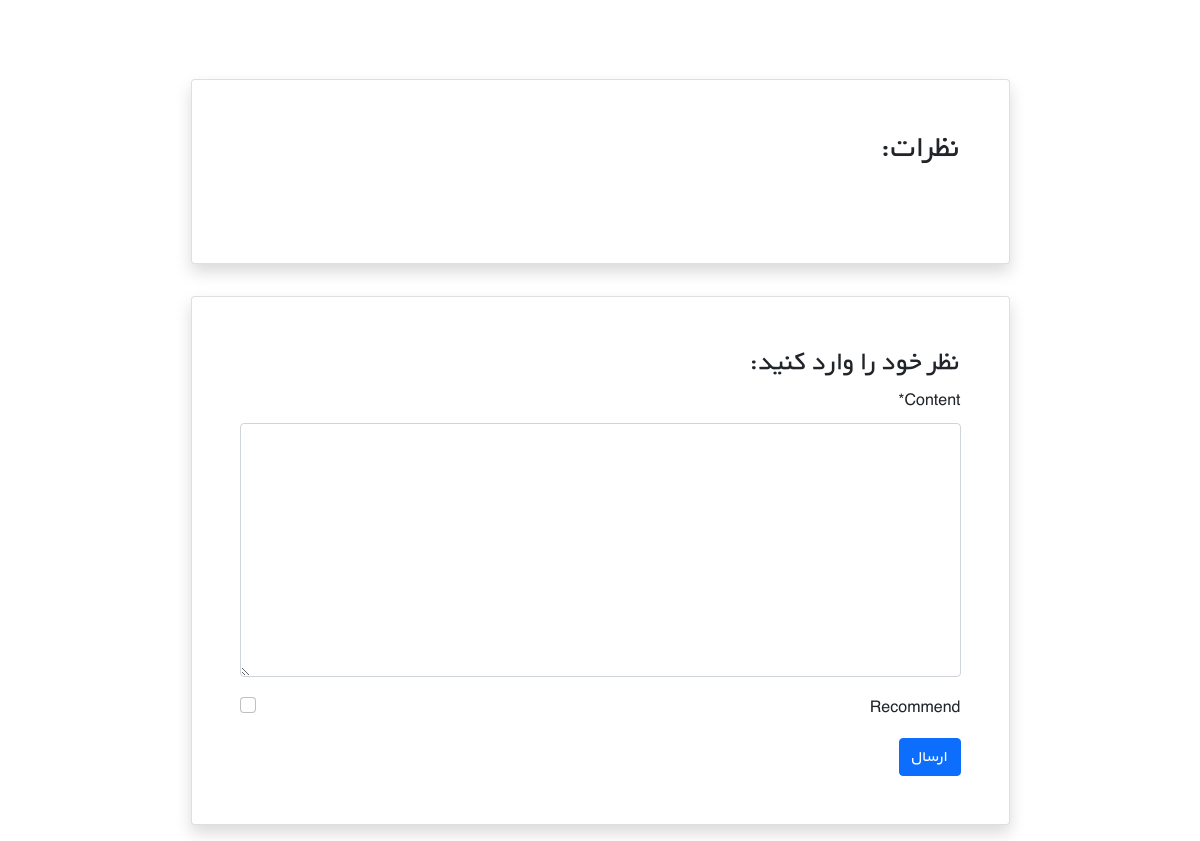
The app's page /books/2/ (signed in, lower part), older data.
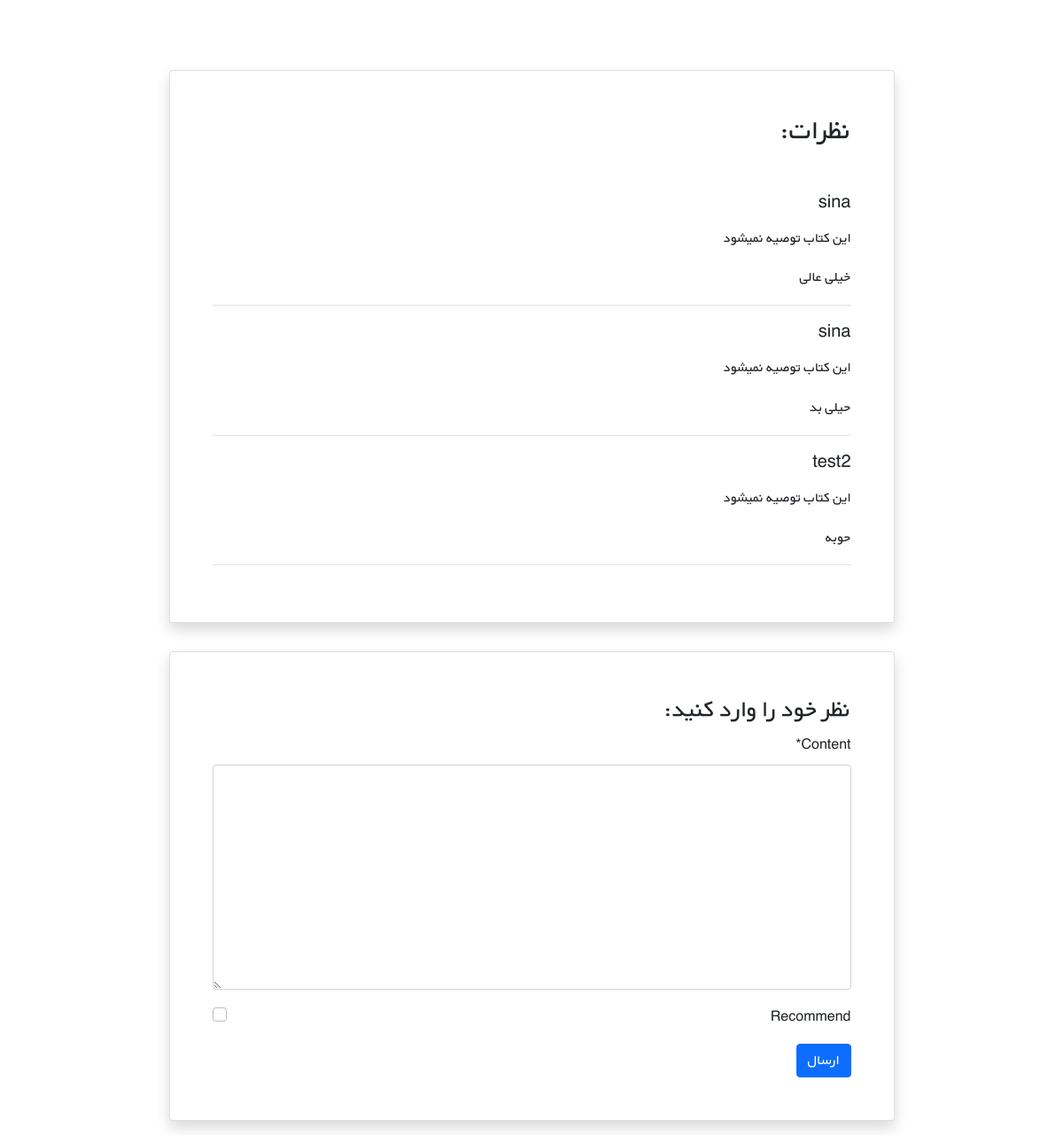
The same page, newer data.
### books/models.py (models this page shows, shortened)
class Comment(models.Model):
    user = models.ForeignKey(get_user_model(), on_delete=models.CASCADE)
    book = models.ForeignKey(Book, on_delete=models.CASCADE,related_name="comments")
    content = models.TextField()
    datetime_create = models.DateTimeField(auto_now_add=True)
    recommend = models.BooleanField(default=False)
    is_shown = models.BooleanField(default=True)

### account/models.py (models this page shows)
class CustomUser(AbstractUser):
    age = models.PositiveIntegerField(null=True, blank=True)

### books/views.py (the view)
# urls.py: path('<int:pk>/',views.detail_view,name="book_detail"),
@login_required
def detail_view(request,pk):
    book = get_object_or_404(Book, pk=pk)
    books_comment = book.comments.all()
    if request.method == 'POST':
        comment_form = CommentForm(request.POST)
        if comment_form.is_valid():
            new_comment = comment_form.save(commit=False)
            new_comment.book = book
            new_comment.user = request.user
            new_comment.save()
            comment_form = CommentForm()
    else:
        comment_form = CommentForm()
    return render(request,'books/books_detail_view.html',{
        'book':book,
        'comment_form':comment_form,
        'comments':books_comment
    })

### books/forms.py
class CommentForm(forms.ModelForm):
    class Meta:
        model = Comment
        fields = ('content','recommend')

### books/templates/books/books_detail_view.html (shortened to what this page needs)
{% extends '_base.html' %}
{% load crispy_forms_tags %}
{% block content %}
<div class="container mt-5" dir="rtl">
    <div class="">
        <div class="">
            <div class="d-flex justify-content-center">
                <div class="my-3 p-5 w-sm-75 w-100">
                </div>
            </div>
            <div class="d-flex justify-content-center">
                <div class="card shadow my-3 p-5 w-sm-75 w-100">
                    <h2 class="mb-5">نظرات:</h2>
                    {% for comment in comments %}
                        {% if comment.is_shown %}
                    <div class="border-bottom mb-3">
                        <h5 class="mb-3">{{ comment.user.username }}</h5>
                        {% if comment.recommend %}
                        <p>این کتاب توصیه میشود</p>
                            {% else %}
                        <p>این کتاب توصیه نمیشود</p>
                        {% endif %}
                        <p>{{ comment.content|linebreaks }}</p>
                    </div>
                        {% endif %}
                    {% endfor %}
                </div>
            </div>
            <div class="d-flex justify-content-center">
                <div class="card shadow my-3 p-5 w-sm-75 w-100">
                    <h3>نظر خود را وارد کنید:</h3>
                    <form method="POST">
                        {{ comment_form|crispy }}
                        <button type="submit" class="btn btn-primary">ارسال</button>
                    </form>
                </div>
            </div>
        </div>
    </div>
</div>
{% endblock content %}

### templates/_base.html (shortened to what this page needs)
{% load static %}
<!doctype html>
<html lang="en">
<head>
 <link href="https://cdn.jsdelivr.net/npm/bootstrap@5.1.3/dist/css/bootstrap.min.css" rel="stylesheet"
>
<link rel="stylesheet" href={% static 'css/style.css' %}>
</head>
<body>
<div class="container">
 {% block content %}
{% endblock content %}
</div>
</body>
</html>

### static/css/style.css (style rules this page uses)
* { font-family: 'BYekan', sans-serif; line-height: 1.8rem; }
@media (min-width: 576px) { .w-sm-75 { width: 75%!important; } }

Row changes from the older to the newer data that the page shows:
added Comment: user.username "sina", recommend "این کتاب توصیه نمیشود", content "خیلی عالی"
added Comment: user.username "sina", recommend "این کتاب توصیه نمیشود", content "حیلی بد"
added Comment: user.username "test2", recommend "این کتاب توصیه نمیشود", content "حوبه"
